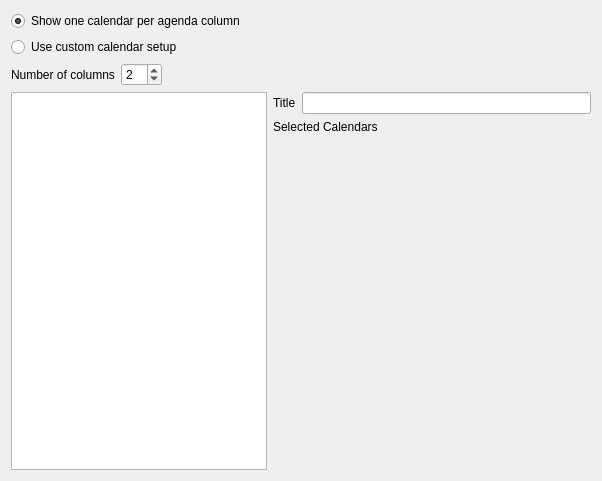
<?xml version="1.0" encoding="UTF-8"?>
<ui version="4.0">
 <class>MultiAgendaViewConfigWidget</class>
 <widget class="QWidget" name="MultiAgendaViewConfigWidget">
  <property name="geometry">
   <rect>
    <x>0</x>
    <y>0</y>
    <width>602</width>
    <height>481</height>
   </rect>
  </property>
  <layout class="QGridLayout" name="gridLayout">
   <item row="0" column="0">
    <widget class="QRadioButton" name="useDefaultRB">
     <property name="text">
      <string>Show one calendar per agenda column</string>
     </property>
     <property name="checked">
      <bool>true</bool>
     </property>
    </widget>
   </item>
   <item row="1" column="0">
    <widget class="QRadioButton" name="useCustomRB">
     <property name="text">
      <string>Use custom calendar setup</string>
     </property>
    </widget>
   </item>
   <item row="2" column="0">
    <layout class="QHBoxLayout" name="horizontalLayout">
     <item>
      <widget class="QLabel" name="columnNumberLabel">
       <property name="text">
        <string>Number of columns</string>
       </property>
      </widget>
     </item>
     <item>
      <widget class="QSpinBox" name="columnNumberSB">
       <property name="minimum">
        <number>1</number>
       </property>
       <property name="value">
        <number>2</number>
       </property>
      </widget>
     </item>
     <item>
      <spacer name="horizontalSpacer">
       <property name="orientation">
        <enum>Qt::Horizontal</enum>
       </property>
       <property name="sizeHint" stdset="0">
        <size>
         <width>40</width>
         <height>20</height>
        </size>
       </property>
      </spacer>
     </item>
    </layout>
   </item>
   <item row="3" column="0">
    <layout class="QHBoxLayout" name="horizontalLayout_3">
     <item>
      <widget class="QListView" name="columnList">
       <property name="sizePolicy">
        <sizepolicy hsizetype="Preferred" vsizetype="Expanding">
         <horstretch>0</horstretch>
         <verstretch>0</verstretch>
        </sizepolicy>
       </property>
      </widget>
     </item>
     <item>
      <layout class="QVBoxLayout" name="verticalLayout">
       <item>
        <layout class="QHBoxLayout" name="horizontalLayout_2">
         <item>
          <widget class="QLabel" name="titleLabel">
           <property name="text">
            <string>Title</string>
           </property>
          </widget>
         </item>
         <item>
          <widget class="QLineEdit" name="titleLE"/>
         </item>
        </layout>
       </item>
       <item>
        <widget class="QLabel" name="selectedCalendarsLabel">
         <property name="sizePolicy">
          <sizepolicy hsizetype="MinimumExpanding" vsizetype="Preferred">
           <horstretch>0</horstretch>
           <verstretch>0</verstretch>
          </sizepolicy>
         </property>
         <property name="text">
          <string>Selected Calendars</string>
         </property>
        </widget>
       </item>
       <item>
        <widget class="QStackedWidget" name="selectionStack">
         <property name="sizePolicy">
          <sizepolicy hsizetype="MinimumExpanding" vsizetype="MinimumExpanding">
           <horstretch>1</horstretch>
           <verstretch>1</verstretch>
          </sizepolicy>
         </property>
         <property name="currentIndex">
          <number>-1</number>
         </property>
        </widget>
       </item>
      </layout>
     </item>
    </layout>
   </item>
  </layout>
 </widget>
 <resources/>
 <connections/>
</ui>
